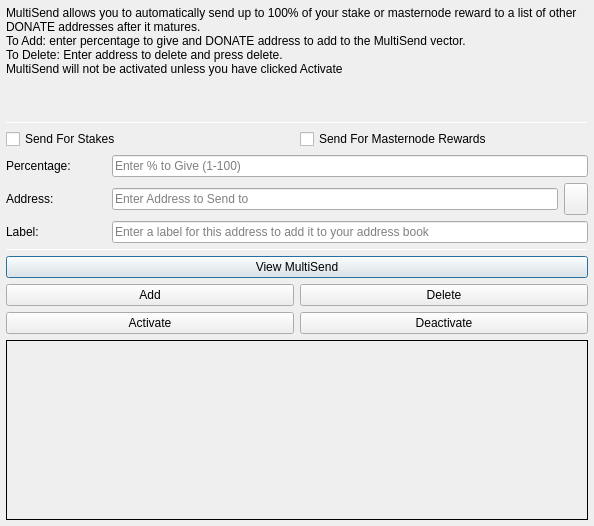
<?xml version="1.0" encoding="UTF-8"?>
<ui version="4.0">
 <class>MultiSendDialog</class>
 <widget class="QDialog" name="MultiSendDialog">
  <property name="windowModality">
   <enum>Qt::NonModal</enum>
  </property>
  <property name="geometry">
   <rect>
    <x>0</x>
    <y>0</y>
    <width>594</width>
    <height>526</height>
   </rect>
  </property>
  <property name="windowTitle">
   <string>MultiSend</string>
  </property>
  <layout class="QVBoxLayout" name="verticalLayout" stretch="0">
   <property name="leftMargin">
    <number>6</number>
   </property>
   <property name="topMargin">
    <number>6</number>
   </property>
   <property name="rightMargin">
    <number>6</number>
   </property>
   <property name="bottomMargin">
    <number>6</number>
   </property>
   <item>
    <layout class="QVBoxLayout" name="verticalLayout_Main" stretch="1,1,1,0,1,1,1">
     <item>
      <widget class="QLabel" name="label_2">
       <property name="lineWidth">
        <number>1</number>
       </property>
       <property name="text">
        <string>MultiSend allows you to automatically send up to 100% of your stake or masternode reward to a list of other DONATE addresses after it matures.
To Add: enter percentage to give and DONATE address to add to the MultiSend vector.
To Delete: Enter address to delete and press delete.
MultiSend will not be activated unless you have clicked Activate</string>
       </property>
       <property name="alignment">
        <set>Qt::AlignLeading|Qt::AlignLeft|Qt::AlignTop</set>
       </property>
       <property name="wordWrap">
        <bool>true</bool>
       </property>
      </widget>
     </item>
     <item>
      <widget class="Line" name="line">
       <property name="minimumSize">
        <size>
         <width>0</width>
         <height>1</height>
        </size>
       </property>
       <property name="maximumSize">
        <size>
         <width>16777215</width>
         <height>1</height>
        </size>
       </property>
       <property name="orientation">
        <enum>Qt::Horizontal</enum>
       </property>
      </widget>
     </item>
     <item>
      <layout class="QVBoxLayout" name="verticalLayout_Settings">
       <item>
        <layout class="QHBoxLayout" name="horizontalLayout">
         <item>
          <widget class="QCheckBox" name="multiSendStakeCheckBox">
           <property name="text">
            <string>Send For Stakes</string>
           </property>
          </widget>
         </item>
         <item>
          <widget class="QCheckBox" name="multiSendMasternodeCheckBox">
           <property name="text">
            <string>Send For Masternode Rewards</string>
           </property>
          </widget>
         </item>
        </layout>
       </item>
       <item>
        <layout class="QHBoxLayout" name="horizontalLayout_6">
         <item>
          <widget class="QLabel" name="label">
           <property name="minimumSize">
            <size>
             <width>100</width>
             <height>0</height>
            </size>
           </property>
           <property name="toolTip">
            <string>Percentage of stake to send</string>
           </property>
           <property name="text">
            <string>Percentage:</string>
           </property>
          </widget>
         </item>
         <item>
          <widget class="QLineEdit" name="multiSendPercentEdit">
           <property name="toolTip">
            <string>Enter whole numbers 1 - 100</string>
           </property>
           <property name="placeholderText">
            <string>Enter % to Give (1-100)</string>
           </property>
          </widget>
         </item>
        </layout>
       </item>
       <item>
        <layout class="QHBoxLayout" name="horizontalLayout_7">
         <item>
          <widget class="QLabel" name="label_5">
           <property name="minimumSize">
            <size>
             <width>100</width>
             <height>0</height>
            </size>
           </property>
           <property name="toolTip">
            <string>Address to send portion of stake to</string>
           </property>
           <property name="text">
            <string>Address:</string>
           </property>
          </widget>
         </item>
         <item>
          <widget class="QLineEdit" name="multiSendAddressEdit">
           <property name="toolTip">
            <string/>
           </property>
           <property name="placeholderText">
            <string>Enter Address to Send to</string>
           </property>
          </widget>
         </item>
         <item>
          <widget class="QToolButton" name="addressBookButton">
           <property name="maximumSize">
            <size>
             <width>16777215</width>
             <height>32</height>
            </size>
           </property>
           <property name="toolTip">
            <string>Choose an address from the address book</string>
           </property>
           <property name="text">
            <string/>
           </property>
           <property name="icon">
            <iconset resource="../donate.qrc">
             <normaloff>:/icons/address-book</normaloff>:/icons/address-book</iconset>
           </property>
           <property name="shortcut">
            <string>Alt+A</string>
           </property>
          </widget>
         </item>
        </layout>
       </item>
      </layout>
     </item>
     <item>
      <layout class="QHBoxLayout" name="horizontalLayout_3">
       <item>
        <widget class="QLabel" name="label_3">
         <property name="minimumSize">
          <size>
           <width>100</width>
           <height>0</height>
          </size>
         </property>
         <property name="text">
          <string>Label:</string>
         </property>
        </widget>
       </item>
       <item>
        <widget class="QLineEdit" name="labelAddressLabelEdit">
         <property name="placeholderText">
          <string>Enter a label for this address to add it to your address book</string>
         </property>
        </widget>
       </item>
      </layout>
     </item>
     <item>
      <widget class="Line" name="line_2">
       <property name="minimumSize">
        <size>
         <width>0</width>
         <height>1</height>
        </size>
       </property>
       <property name="maximumSize">
        <size>
         <width>16777215</width>
         <height>1</height>
        </size>
       </property>
       <property name="orientation">
        <enum>Qt::Horizontal</enum>
       </property>
      </widget>
     </item>
     <item>
      <layout class="QVBoxLayout" name="verticalLayout_Buttons">
       <item>
        <layout class="QHBoxLayout" name="horizontalLayout_4">
         <item>
          <widget class="QPushButton" name="viewButton">
           <property name="toolTip">
            <string/>
           </property>
           <property name="statusTip">
            <string>View MultiSend Vector</string>
           </property>
           <property name="text">
            <string>View MultiSend</string>
           </property>
          </widget>
         </item>
        </layout>
       </item>
       <item>
        <layout class="QHBoxLayout" name="horizontalLayout_2">
         <item>
          <widget class="QPushButton" name="addButton">
           <property name="toolTip">
            <string/>
           </property>
           <property name="statusTip">
            <string>Add to MultiSend Vector</string>
           </property>
           <property name="text">
            <string>Add</string>
           </property>
          </widget>
         </item>
         <item>
          <widget class="QPushButton" name="deleteButton">
           <property name="toolTip">
            <string/>
           </property>
           <property name="statusTip">
            <string>Delete Address From MultiSend Vector</string>
           </property>
           <property name="text">
            <string>Delete</string>
           </property>
          </widget>
         </item>
        </layout>
       </item>
       <item>
        <layout class="QHBoxLayout" name="horizontalLayout_5">
         <item>
          <widget class="QPushButton" name="activateButton">
           <property name="statusTip">
            <string>Activate MultiSend</string>
           </property>
           <property name="text">
            <string>Activate</string>
           </property>
          </widget>
         </item>
         <item>
          <widget class="QPushButton" name="disableButton">
           <property name="statusTip">
            <string>Deactivate MultiSend</string>
           </property>
           <property name="text">
            <string>Deactivate</string>
           </property>
          </widget>
         </item>
        </layout>
       </item>
      </layout>
     </item>
     <item>
      <widget class="QLabel" name="message">
       <property name="minimumSize">
        <size>
         <width>0</width>
         <height>180</height>
        </size>
       </property>
       <property name="frameShape">
        <enum>QFrame::Panel</enum>
       </property>
       <property name="frameShadow">
        <enum>QFrame::Plain</enum>
       </property>
       <property name="lineWidth">
        <number>1</number>
       </property>
       <property name="midLineWidth">
        <number>1</number>
       </property>
       <property name="text">
        <string/>
       </property>
       <property name="alignment">
        <set>Qt::AlignLeading|Qt::AlignLeft|Qt::AlignTop</set>
       </property>
       <property name="wordWrap">
        <bool>true</bool>
       </property>
      </widget>
     </item>
    </layout>
   </item>
  </layout>
 </widget>
 <resources>
  <include location="../donate.qrc"/>
 </resources>
 <connections/>
</ui>
